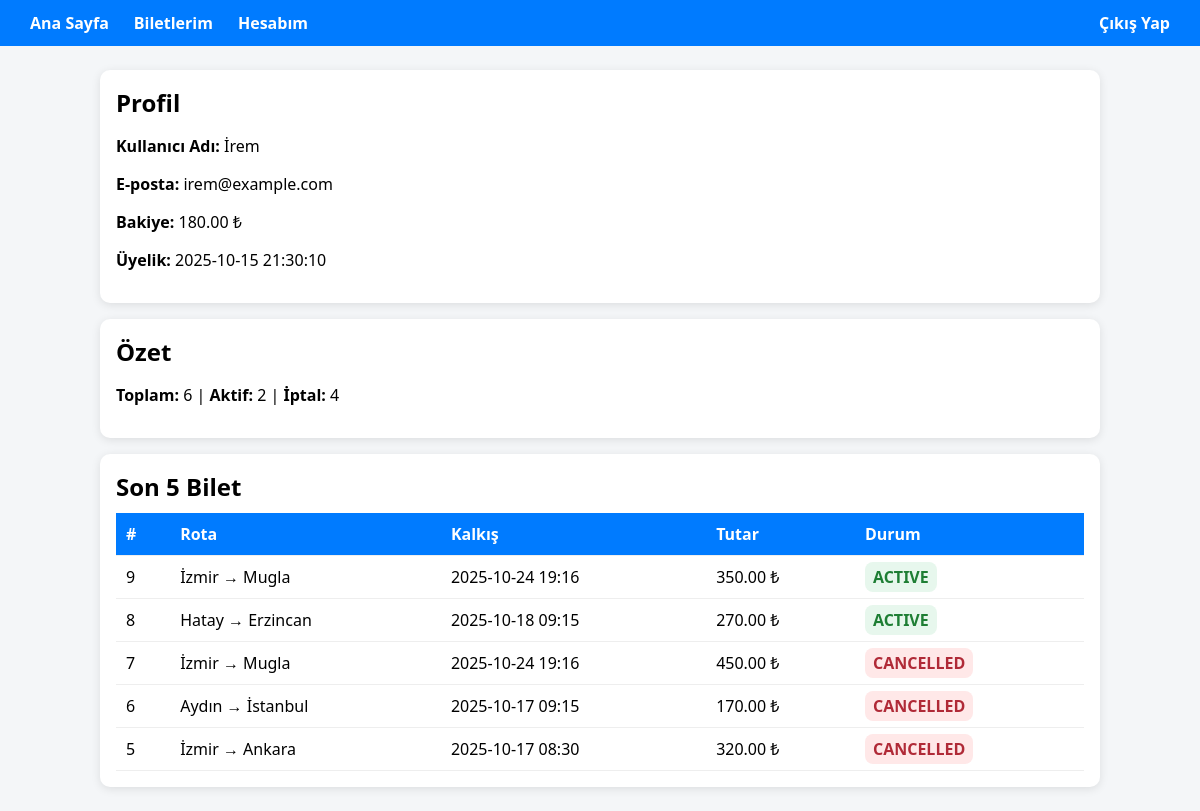
/account_user.php (signed in), run on the app's committed database.
### tables this page shows
CREATE TABLE "users" (
    id INTEGER PRIMARY KEY AUTOINCREMENT,
    full_name TEXT NOT NULL,
    email TEXT NOT NULL UNIQUE,
    role TEXT NOT NULL,
    password TEXT NOT NULL,
    company_id INTEGER,
    balance REAL DEFAULT 800,
    created_at TEXT DEFAULT CURRENT_TIMESTAMP
);

CREATE TABLE tickets (
    id INTEGER PRIMARY KEY AUTOINCREMENT,
    trip_id INTEGER NOT NULL,
    user_id INTEGER NOT NULL,
    status TEXT NOT NULL DEFAULT 'ACTIVE',
    total_price REAL NOT NULL,
    created_at TEXT NOT NULL,
    FOREIGN KEY (trip_id) REFERENCES trips(id),
    FOREIGN KEY (user_id) REFERENCES users(id)
);

CREATE TABLE trips (
    id INTEGER PRIMARY KEY,
    company_id INTEGER NOT NULL,
    departure_city TEXT NOT NULL,
    destination_city TEXT NOT NULL,
    departure_time TEXT NOT NULL,
    arrival_time TEXT NOT NULL,
    price REAL NOT NULL,
    capacity INTEGER NOT NULL,
    created_at TEXT DEFAULT CURRENT_TIMESTAMP,
    FOREIGN KEY (company_id) REFERENCES firms(id)
);

### account_user.php (the view, shortened to what this page needs)
<?php
try {
  $sqlitePath = getenv('SQLITE_PATH') ?: __DIR__ . '/sqlite/database.db';
  $db = new PDO('sqlite:' . $sqlitePath);
  $db->setAttribute(PDO::ATTR_ERRMODE, PDO::ERRMODE_EXCEPTION);
  $db->exec("PRAGMA foreign_keys = ON");
  $db->exec("PRAGMA busy_timeout = 3000");
} catch (Exception $e) { die("DB hata: ".htmlspecialchars($e->getMessage())); }
$user_id = (int)$_SESSION['user_id'];
$u = $db->prepare("SELECT full_name, email, balance, created_at FROM users WHERE id=?");
$u->execute([$user_id]);
$user = $u->fetch(PDO::FETCH_ASSOC) ?: die("Kullanıcı bulunamadı.");
$stats = $db->prepare("
  SELECT
    SUM(CASE WHEN status='ACTIVE' THEN 1 ELSE 0 END) AS active_count,
    SUM(CASE WHEN status='CANCELLED' THEN 1 ELSE 0 END) AS cancelled_count,
    COUNT(*) AS total_count
  FROM tickets WHERE user_id = ?
");
$stats->execute([$user_id]);
$st = $stats->fetch(PDO::FETCH_ASSOC);
$last = $db->prepare("
  SELECT t.id AS ticket_id, t.status, t.total_price, tr.departure_city, tr.destination_city, tr.departure_time
  FROM tickets t
  JOIN trips tr ON tr.id = t.trip_id
  WHERE t.user_id = ?
  ORDER BY datetime(t.created_at) DESC
  LIMIT 5
");
$last->execute([$user_id]);
$rows = $last->fetchAll(PDO::FETCH_ASSOC);
?>
<!DOCTYPE html>
<html>
<head>
</head>
<body>
<div class="nav">
  <div class="left">
    <a href="index.php">Ana Sayfa</a>
    <a href="my_tickets.php">Biletlerim</a>
    <a href="account_user.php">Hesabım</a>
  </div>
  <div class="right">
    <a href="logout.php" class="logout">Çıkış Yap</a>
  </div>
</div>
<div class="wrap">
  <div class="card">
    <h2>Profil</h2>
    <p><b>Kullanıcı Adı:</b> <?php echo htmlspecialchars($user['full_name']); ?></p>
    <p><b>E-posta:</b> <?php echo htmlspecialchars($user['email']); ?></p>
    <p><b>Bakiye:</b> <?php echo number_format((float)$user['balance'],2); ?> ₺</p>
    <p><b>Üyelik:</b> <?php echo htmlspecialchars($user['created_at']); ?></p>
  </div>
  <div class="card">
    <h2>Özet</h2>
    <p><b>Toplam:</b> <?php echo (int)$st['total_count']; ?> |
       <b>Aktif:</b> <?php echo (int)$st['active_count']; ?> |
       <b>İptal:</b> <?php echo (int)$st['cancelled_count']; ?></p>
  </div>
  <div class="card">
    <h2>Son 5 Bilet</h2>
    <?php if(!$rows): ?>
      <p>Kayıt yok.</p>
    <?php else: ?>
      <table>
        <tr><th>#</th><th>Rota</th><th>Kalkış</th><th>Tutar</th><th>Durum</th></tr>
        <?php foreach($rows as $r): ?>
        <tr>
          <td><?php echo (int)$r['ticket_id']; ?></td>
          <td><?php echo htmlspecialchars($r['departure_city']." → ".$r['destination_city']); ?></td>
          <td><?php echo htmlspecialchars($r['departure_time']); ?></td>
          <td><?php echo number_format((float)$r['total_price'],2); ?> ₺</td>
          <td><?php echo $r['status']==='ACTIVE' ? '<span class="badge ok">ACTIVE</span>' : '<span class="badge cancel">CANCELLED</span>'; ?></td>
        </tr>
        <?php endforeach; ?>
      </table>
    <?php endif; ?>
  </div>
</div>
</body>
</html>

### account_user.php (style rules this page uses)
body { font-family:'Segoe UI',Tahoma,Verdana,sans-serif; background:#f4f6f8; margin:0; }
.nav { background:#007bff; color:#fff; display:flex; justify-content:space-between; align-items:center; padding:12px 30px; }
.nav .left { display:flex; gap:25px; }
.nav a { color:#fff; text-decoration:none; font-weight:bold; }
.wrap { max-width:1000px;margin:24px auto;padding:0 16px }
.card { background:#fff;border-radius:10px;box-shadow:0 2px 10px rgba(0,0,0,.1);padding:16px;margin-bottom:16px }
h2 { margin:0 0 10px }
table { width:100%;border-collapse:collapse }
th,td { padding:10px;border-bottom:1px solid #eee;text-align:left }
th { background:#007bff;color:#fff }
.badge { padding:4px 8px;border-radius:8px;font-weight:600 }
.ok { background:#e7f7ed;color:#1e7e34 }
.cancel { background:#ffe8e8;color:#b02a37 }

### data on the page
users: full_name "İrem", email "irem@example.com", balance "180.00", created_at "2025-10-15 21:30:10"
tickets: id "9", trip.destination_city "İzmir → Mugla", trip.departure_time "2025-10-24 19:16", total_price "350.00", status "ACTIVE"
tickets: id "8", trip.destination_city "Hatay → Erzincan", trip.departure_time "2025-10-18 09:15", total_price "270.00", status "ACTIVE"
tickets: id "7", trip.destination_city "İzmir → Mugla", trip.departure_time "2025-10-24 19:16", total_price "450.00", status "CANCELLED"
tickets: id "6", trip.destination_city "Aydın → İstanbul", trip.departure_time "2025-10-17 09:15", total_price "170.00", status "CANCELLED"
tickets: id "5", trip.destination_city "İzmir → Ankara", trip.departure_time "2025-10-17 08:30", total_price "320.00", status "CANCELLED"

### other printed values
$st['total_count'] "6"
$st['active_count'] "2"
$st['cancelled_count'] "4"
